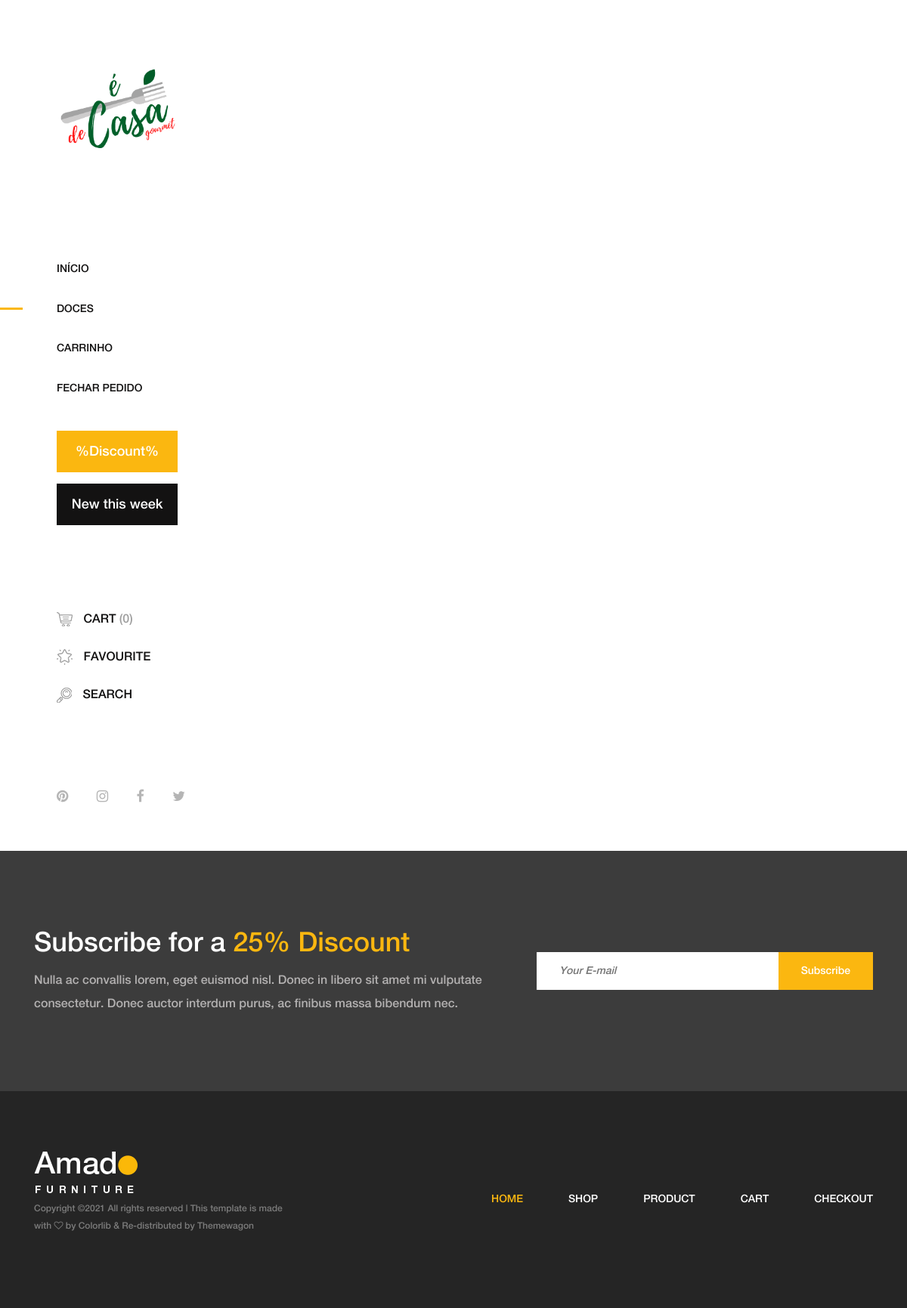
The app's page /, older data.
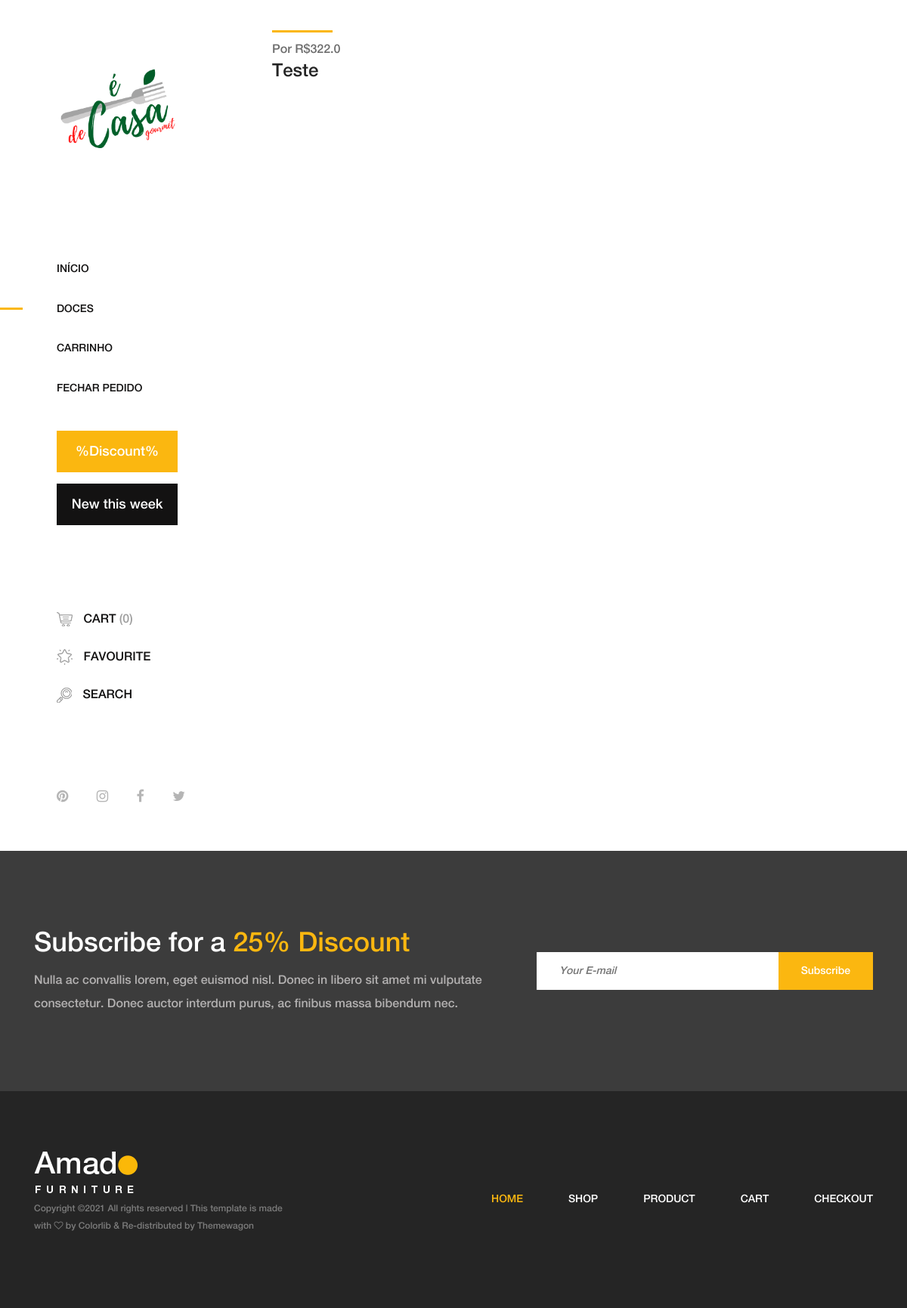
The same page, newer data.
### products/models.py (models this page shows, shortened)
class Product(models.Model):
    id = models.UUIDField(primary_key=True, default=uuid4, editable=False, unique=True)
    name = models.CharField(max_length=255)
    description = models.TextField(blank=True)
    slug = models.SlugField(max_length=100, unique=True, blank=True, null=True)
    base_price = models.FloatField()
    category = models.ForeignKey(Category, on_delete=models.CASCADE)
    image = models.ImageField(upload_to='product_images')
    second_image = models.ImageField(upload_to='product_images', blank=True)
    third_image = models.ImageField(upload_to='product_images', blank=True)
    fourth_image = models.ImageField(upload_to='product_images', blank=True)

### products/views.py (the view)
# urls.py: path('', HomeProductListView.as_view(), name='home'),
class HomeProductListView(ListView):
    model = Product
    template_name = 'products/home.html'
    context_object_name = 'products'
    queryset = Product.objects.values('slug', 'name', 'base_price', 'image')[:9]

### products/templates/products/home.html (shortened to what this page needs)
{% extends 'base.html' %}
{% load static %}
{% block content %}
<div class="products-catagories-area clearfix">
    <div class="amado-pro-catagory clearfix">
        {% for product in products%}
        <div class="single-products-catagory clearfix">
            <a href="{% url 'products:detail' product.slug %}">
                <div class="hover-content">
                    <div class="line"></div>
                    <p>Por R${{ product.base_price }}</p>
                    <h4>{{ product.name }}</h4>
                </div>
            </a>
        </div>
        {% endfor %}
    </div>
</div>
{% endblock %}

Row changes from the older to the newer data that the page shows:
added Product: base_price "322.0", name "Teste"
